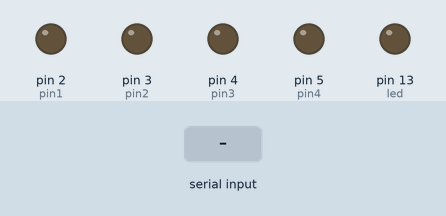
A sketch run on a simulated Arduino Uno, built with avr-gcc and run on an emulated ATmega328P. On the bench: output pins drawn as LEDs (lit = HIGH). Inputs (shaded band) come from the test bench.

Above: at 1.2 s.
1.3 s: "1" received over the second serial link
At 3.3 s:
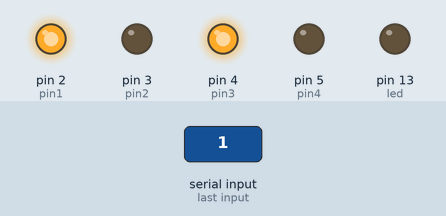
3.6 s: "2" received over the second serial link
At 5.1 s:
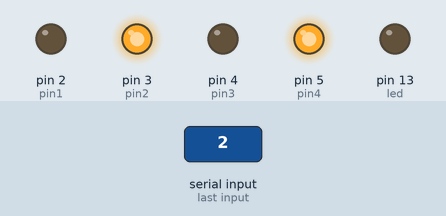
5.9 s: "3" received over the second serial link
At 7.9 s:
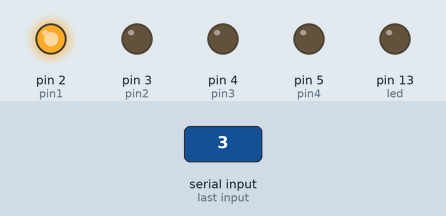
8.2 s: "4" received over the second serial link
At 9.8 s:
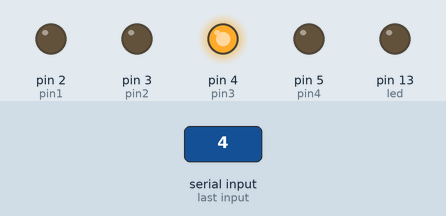
10.5 s: "0" received over the second serial link
At 10.7 s:
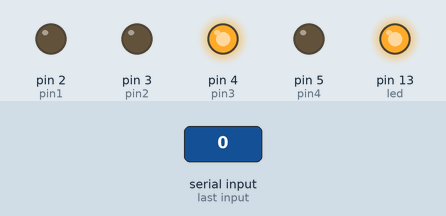
Timing chart, 0 to 13.4 s (numbered marks = the images above; inputs shaded):
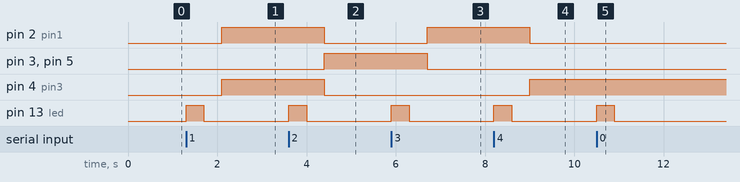

Measured:
- after the input at 1.3 s, pin 2 (pin1), pin 4 (pin3): LOW → HIGH after 0.80 s; pin 13 (led): LOW → HIGH at once, → LOW 0.40 s later
- after the input at 3.6 s, pin 2 (pin1), pin 4 (pin3): HIGH → LOW after 0.80 s; pin 3 (pin2), pin 5 (pin4): LOW → HIGH after 0.80 s; pin 13 (led): LOW → HIGH at once, → LOW 0.40 s later
- after the input at 5.9 s, pin 2 (pin1): LOW → HIGH after 0.80 s; pin 3 (pin2), pin 5 (pin4): HIGH → LOW after 0.80 s; pin 13 (led): LOW → HIGH at once, → LOW 0.40 s later
- after the input at 8.2 s, pin 2 (pin1): HIGH → LOW after 0.80 s; pin 4 (pin3): LOW → HIGH after 0.80 s; pin 13 (led): LOW → HIGH at once, → LOW 0.40 s later
- after the input at 10.5 s, pin 13 (led): LOW → HIGH at once, → LOW 0.40 s later

The sketch:

slave.ino
```cpp
#include <SoftwareSerial.h>
SoftwareSerial hc12(7,8); // Rx,Tx

int led=13,data;
int pin1=2,pin2=3;
int pin3=4,pin4=5;

// mesure de la distance, pour eviter les obstacles

//int trigger=7;
//int echo=8;

int v1=5,v2=6;//Vitesse moteur1,Vitesse moteur2

void setup() {

//obstacles

//pinMode(trigger,OUTPUT);
//pinMode(echo,INPUT);

// signalisation
pinMode(led,OUTPUT);

//moteur1
pinMode(pin1,OUTPUT);
pinMode(pin2,OUTPUT);

//moteur2
pinMode(pin3,OUTPUT);
pinMode(pin4,OUTPUT);

hc12.begin(9600);
Serial.begin(9600);
}
void loop() {

if(hc12.available()!=0){
  data=hc12.read();
  digitalWrite(led,HIGH);
  delay(400);
  digitalWrite(led,LOW);
  delay(400);
}

//Car Orientation 2

if(data=='1'){   // Forward
  digitalWrite(pin1,HIGH);
  digitalWrite(pin3,HIGH);

}
else if(data=='2'){   //Behind
  digitalWrite(pin1,LOW);
  analogWrite(pin2,255);
  digitalWrite(pin3,LOW);
  analogWrite(pin4,255);
  }
else if(data=='3'){   //Right
  digitalWrite(pin1,HIGH);
  digitalWrite(pin2,LOW);
  //digitalWrite(pin3,LOW);
  digitalWrite(pin4,LOW);
  }

else if(data=='4'){   //Left
  digitalWrite(pin1,LOW);
  digitalWrite(pin2,LOW);
  digitalWrite(pin3,HIGH);
  //digitalWrite(pin4,LOW);
  }


//car objects skipper

//digitalWrite(trigger,LOW);
//delay(3);
//digitalWrite(trigger,HIGH);
//delay(5);
//digitalWrite(trigger,LOW);
//
//int duree=pulseIn(echo,HIGH);
//int t=duree/1000/1000/2;
//int distance=340*t*100; //distance in Cm
//
//if (distance<=10){
//  digitalWrite(pin2,HIGH);
//  digitalWrite(pin4,HIGH);
//}

}
```
